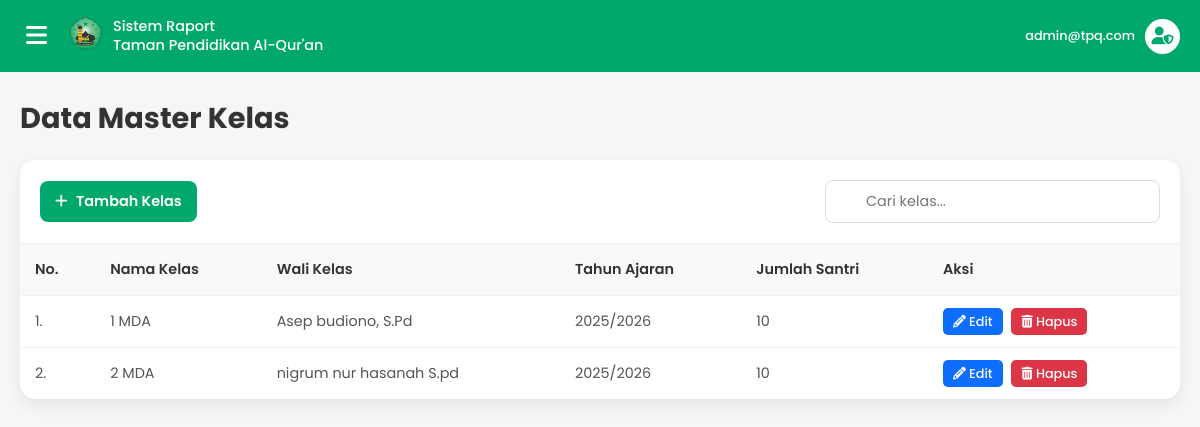
/admin/data_master/data_kelas.php (signed in), run on the app's committed database.
### tables this page shows
CREATE TABLE `kelas` (
  `id` int(11) NOT NULL,
  `id_pengajar` int(11) DEFAULT NULL,
  `nama_kelas` varchar(50) NOT NULL,
  `tahun_ajaran` varchar(20) DEFAULT NULL
);

CREATE TABLE `data_pengajar` (
  `id` int(11) NOT NULL,
  `user_id` int(11) NOT NULL,
  `nama_lengkap` varchar(100) NOT NULL,
  `nip` varchar(50) DEFAULT NULL,
  `no_telepon` varchar(20) DEFAULT NULL,
  `alamat` text DEFAULT NULL,
  `nik` varchar(20) DEFAULT NULL,
  `no_kk` varchar(20) DEFAULT NULL,
  `jenis_kelamin` enum('Laki-laki','Perempuan') DEFAULT NULL,
  `tempat_lahir` varchar(100) DEFAULT NULL,
  `tanggal_lahir` date DEFAULT NULL,
  `no_hp` varchar(20) DEFAULT NULL,
  `riwayat_pendidikan` text DEFAULT NULL,
  `foto` varchar(255) DEFAULT NULL
);

### admin/data_master/data_kelas.php (the view, shortened to what this page needs)
<?php
require '../../koneksi.php';
$sql = "SELECT
            k.id,
            k.nama_kelas,
            k.tahun_ajaran,
            dp.nama_lengkap AS nama_wali_kelas,
            (SELECT COUNT(id) FROM data_santri ds WHERE ds.id_kelas = k.id) AS jumlah_santri
        FROM kelas k
        LEFT JOIN data_pengajar dp ON k.id_pengajar = dp.id
        ORDER BY k.nama_kelas ASC";
$result = $koneksi->query($sql);
$data_kelas = [];
if ($result->num_rows > 0) {
    while($row = $result->fetch_assoc()) {
        $data_kelas[] = $row;
    }
}
?>
<!DOCTYPE html>
<html lang="id">
<head>
    <link rel="stylesheet" href="https://cdnjs.cloudflare.com/ajax/libs/font-awesome/6.5.1/css/all.min.css">
</head>
<body>
    <div class="main-content">
        <header class="header">
             <div class="header-left">
                <button class="hamburger-btn" id="hamburger-btn">
                    <i class="fas fa-bars"></i>
                </button>
                <div class="header-logo">
                    <img src="../../img/logo1.png" alt="Logo">
                </div>
                <div class="header-title">
                    Sistem Raport<br>Taman Pendidikan Al-Qur'an
                </div>
            </div>
            <div class="header-right">
                <a href="#" class="user-profile">
                    <div class="user-info">
                        <span><?php echo htmlspecialchars($_SESSION['email']); ?></span>
                    </div>
                    <div class="icon-wrapper">
                        <i class="fas fa-user-shield"></i>
                    </div>
                </a>
            </div>
        </header>
        <main class="dashboard-area">
            <h1>Data Master Kelas</h1>
            <div class="card-table">
                <div class="card-header">
                    <a href="tambah_kelas.php" class="btn-tambah">
                        <i class="fas fa-plus"></i> Tambah Kelas
                    </a>
                    <div class="search-bar">
                        <input type="text" placeholder="Cari kelas...">
                    </div>
                </div>
                <div class="card-body">
                    <table class="data-table">
                        <thead>
                            <tr>
                                <th>No.</th>
                                <th>Nama Kelas</th>
                                <th>Wali Kelas</th>
                                <th>Tahun Ajaran</th>
                                <th>Jumlah Santri</th>
                                <th>Aksi</th>
                            </tr>
                        </thead>
                        <tbody>
                            <?php if (empty($data_kelas)): ?>
                                <tr>
                                    <td colspan="6" class="no-data">
                                        Belum ada data kelas.
                                    </td>
                                </tr>
                            <?php else: ?>
                                <?php $no = 1; foreach ($data_kelas as $kelas): ?>
                                <tr>
                                    <td><?php echo $no++; ?>.</td>
                                    <td><?php echo htmlspecialchars($kelas['nama_kelas']); ?></td>
                                    <td><?php echo htmlspecialchars($kelas['nama_wali_kelas'] ?? '-'); ?></td>
                                    <td><?php echo htmlspecialchars($kelas['tahun_ajaran']); ?></td>
                                    <td><?php echo htmlspecialchars($kelas['jumlah_santri']); ?></td>
                                    <td>
                                        <a href="../data_master/crud/edit_kelas.php?id=<?php echo $kelas['id']; ?>" class="btn-aksi btn-edit"><i class="fas fa-pencil-alt"></i> Edit</a>
                                        <a href="../data_master/crud/delete_kelas.php?id=<?php echo $kelas['id']; ?>" class="btn-aksi btn-hapus" onclick="return confirm('Apakah Anda yakin ingin menghapus kelas ini?');"><i class="fas fa-trash-alt"></i> Hapus</a>
                                    </td>
                                </tr>
                                <?php endforeach; ?>
                            <?php endif; ?>
                        </tbody>
                    </table>
                </div>
            </div>
        </main>
    </div>
</body>
</html>

### admin/data_master/data_kelas.php (style rules this page uses)
:root { --warna-hijau: #00a86b; --warna-hijau-muda: #e6f7f0; --warna-latar: #f4f7f6; --warna-teks: #333333; --warna-teks-abu: #555; --lebar-sidebar: 280px; }
body, html { margin: 0; padding: 0; font-family: 'Poppins', sans-serif; background-color: var(--warna-latar); box-sizing: border-box; }
*, *:before, *:after { box-sizing: inherit; }
.main-content { width: 100%; min-height: 100vh; }
.header { display: flex; align-items: center; justify-content: space-between; padding: 15px 20px; background-color: var(--warna-hijau); color: white; }
.header-left { display: flex; align-items: center; }
.hamburger-btn { font-size: 1.5rem; background: none; border: none; color: white; cursor: pointer; margin-right: 15px; }
.header-logo img { width: 35px; height: 35px; border-radius: 50%; object-fit: cover; margin-right: 10px; }
.header-title { font-size: 0.9rem; font-weight: 500; line-height: 1.3; }
.header-right .user-profile { display: flex; align-items: center; text-align: right; text-decoration: none; color: white; }
.user-profile .user-info { display: flex; flex-direction: column; }
.user-profile span { font-size: 0.8rem; font-weight: 500; }
.user-profile .icon-wrapper { background-color: white; color: var(--warna-hijau); border-radius: 50%; width: 35px; height: 35px; display: flex; align-items: center; justify-content: center; margin-left: 10px; font-size: 1.1rem; }
.dashboard-area { padding: 25px 20px; }
.dashboard-area h1 { color: var(--warna-teks); font-size: 1.8rem; margin-top: 0; margin-bottom: 20px; }
.card-table { background-color: white; border-radius: 15px; box-shadow: 0 6px 15px rgba(0, 0, 0, 0.07); overflow: hidden; }
.card-header { display: flex; flex-wrap: wrap; justify-content: space-between; align-items: center; padding: 20px; border-bottom: 1px solid #f0f0f0; }
.btn-tambah { background-color: var(--warna-hijau); color: white; text-decoration: none; padding: 10px 15px; border-radius: 8px; font-weight: 600; font-size: 0.9rem; transition: background-color 0.3s; }
.btn-tambah i { margin-right: 5px; }
.search-bar { position: relative; }
.search-bar input { padding: 10px 15px 10px 40px; border: 1px solid #ddd; border-radius: 8px; font-size: 0.9rem; font-family: 'Poppins', sans-serif; }
.card-body { padding: 0; overflow-x: auto; }
.data-table { width: 100%; border-collapse: collapse; font-size: 0.9rem; }
.data-table th, .data-table td { padding: 15px; text-align: left; border-bottom: 1px solid #f0f0f0; color: var(--warna-teks-abu); white-space: nowrap; }
.data-table th { background-color: #f9f9f9; color: var(--warna-teks); font-weight: 600; }
.data-table tbody tr:last-child td { border-bottom: none; }
.btn-aksi { text-decoration: none; padding: 5px 10px; border-radius: 5px; color: white; font-weight: 500; font-size: 0.8rem; margin-right: 5px; }
.btn-edit { background-color: #0d6efd; }
.btn-hapus { background-color: #dc3545; }

### data on the page
kelas: nama_kelas "1 MDA", id_pengajar.nama_lengkap "Asep budiono, S.Pd", tahun_ajaran "2025/2026", jumlah_santri "10"
kelas: nama_kelas "2 MDA", id_pengajar.nama_lengkap "nigrum nur hasanah S.pd", tahun_ajaran "2025/2026", jumlah_santri "10"

### other printed values
$_SESSION['email'] "admin@tpq.com"
